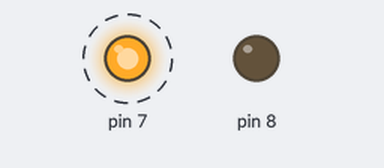
The sketch below on a simulated Arduino Uno, built with avr-gcc and run on an emulated ATmega328P. On the bench: output pins drawn as LEDs (lit = HIGH). Dashed ring = blinking.

Above: at 0.5 s.
At 2.5 s:
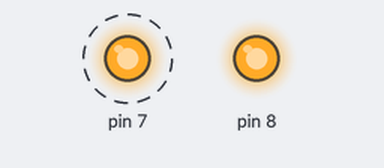
Timing chart, 0 to 5.2 s (numbered marks = the images above):
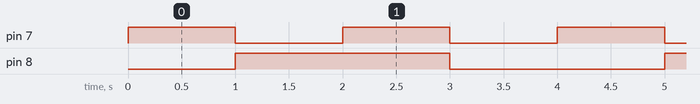

Measured:
- by itself, pin 7: alternates HIGH for 1.0 s and LOW for 1.0 s
- by itself, pin 8: alternates HIGH for 2.0 s and LOW for 2.0 s
- by itself, everything shown: repeats every 4.0 s, in 4 steps

The sketch:

Blink2.ino
```cpp
void setup() {

  pinMode(7, OUTPUT);
  pinMode(8, OUTPUT);
}

void loop() {
  digitalWrite(7, HIGH);
  delay(1000);
  digitalWrite(7, LOW);
  digitalWrite(8, HIGH);
  delay(1000);
  digitalWrite(7, HIGH);
  delay(1000);
  digitalWrite(7, LOW);
  digitalWrite(8, LOW);
  delay(1000);
}
```
